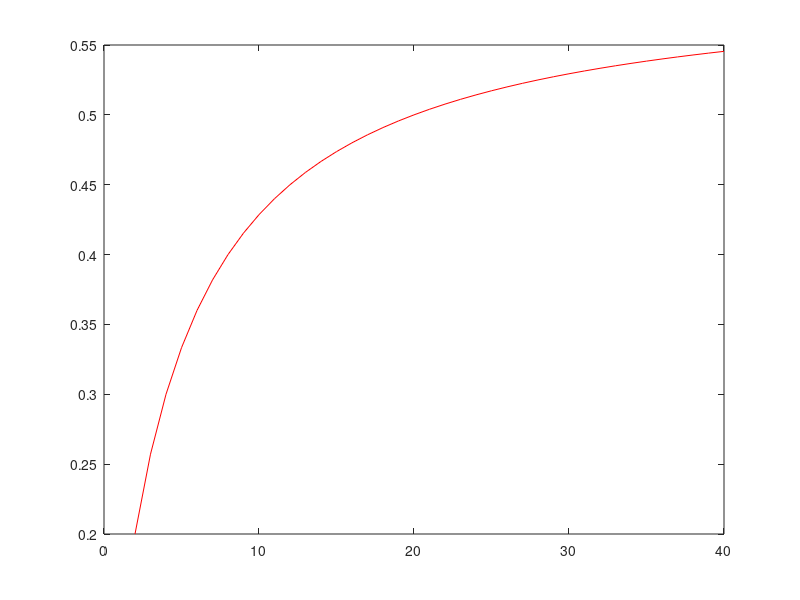

The MATLAB script that drew this image:
%{
Writer: Akshay S Tharval
1st draft: Sept 11, 2015
Last modified: Sept 11, 2015

Subject: Assignment Q3b
%}

clear all %clear stored variables
clc %clear the screen
close all %close all previously created plots

global k2
T= 0.5; % The value of T is given

% Assuming Cao=3 mol/L
Cao=3; % Initial concentration of A
Cbo=0; % Initial concentration of B
Cco=0; % Initial concentration of C
k1=0.5; % Value of k1 is given

outputVector = [Cao Cbo Cco];
k2=1:0.5:20; % Range of k2 
L= length(k2); % Length of array of k2

for a = 1:L
   
    Mat = [1+k1*T 0 0; -k1*T 1+T*k2(a) 0; 0 -T*k2(a) 1]; %Defining the matrix 
    
    finalVector = inv(Mat)*outputVector'; % Solving the system for the value of final concentrations of A,B and C
    
    Cc(a) = finalVector (3,1); % Storing the value of Cc
    
end

plot (k2/k1,Cc,'-r') %Plotting k2/k1 vs Cc